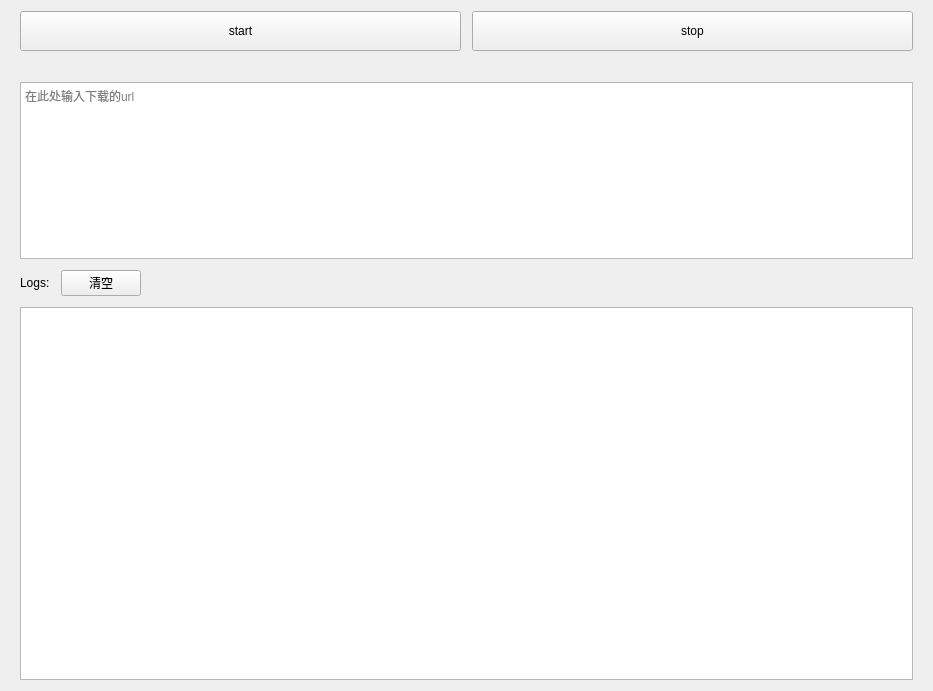
<?xml version="1.0" encoding="UTF-8"?>
<ui version="4.0">
 <class>Form</class>
 <widget class="QWidget" name="Form">
  <property name="geometry">
   <rect>
    <x>0</x>
    <y>0</y>
    <width>933</width>
    <height>691</height>
   </rect>
  </property>
  <property name="windowTitle">
   <string>Form</string>
  </property>
  <layout class="QVBoxLayout" name="verticalLayout">
   <item>
    <widget class="QWidget" name="widget" native="true">
     <property name="minimumSize">
      <size>
       <width>200</width>
       <height>0</height>
      </size>
     </property>
     <layout class="QVBoxLayout" name="verticalLayout_2">
      <property name="spacing">
       <number>11</number>
      </property>
      <property name="topMargin">
       <number>0</number>
      </property>
      <property name="bottomMargin">
       <number>0</number>
      </property>
      <item>
       <layout class="QHBoxLayout" name="horizontalLayout">
        <property name="bottomMargin">
         <number>20</number>
        </property>
        <item>
         <widget class="QPushButton" name="pushButton_start">
          <property name="minimumSize">
           <size>
            <width>0</width>
            <height>40</height>
           </size>
          </property>
          <property name="text">
           <string>start</string>
          </property>
         </widget>
        </item>
        <item>
         <widget class="QPushButton" name="pushButton_stop">
          <property name="minimumSize">
           <size>
            <width>0</width>
            <height>40</height>
           </size>
          </property>
          <property name="text">
           <string>stop</string>
          </property>
          <property name="autoRepeatDelay">
           <number>300</number>
          </property>
         </widget>
        </item>
       </layout>
      </item>
      <item>
       <widget class="QTextEdit" name="textEdit_json">
        <property name="styleSheet">
         <string notr="true">    min-height:/*hdpi*/ 175px;
    max-height:/*hdpi*/ 175px;</string>
        </property>
        <property name="acceptRichText">
         <bool>false</bool>
        </property>
        <property name="placeholderText">
         <string>在此处输入下载的url</string>
        </property>
       </widget>
      </item>
      <item>
       <layout class="QHBoxLayout" name="horizontalLayout_2">
        <property name="leftMargin">
         <number>0</number>
        </property>
        <item>
         <widget class="QLabel" name="label_2">
          <property name="text">
           <string>Logs:</string>
          </property>
         </widget>
        </item>
        <item>
         <widget class="QPushButton" name="pushButton_clear">
          <property name="sizePolicy">
           <sizepolicy hsizetype="Fixed" vsizetype="Fixed">
            <horstretch>0</horstretch>
            <verstretch>0</verstretch>
           </sizepolicy>
          </property>
          <property name="text">
           <string>清空</string>
          </property>
         </widget>
        </item>
        <item>
         <spacer name="horizontalSpacer">
          <property name="orientation">
           <enum>Qt::Horizontal</enum>
          </property>
          <property name="sizeHint" stdset="0">
           <size>
            <width>40</width>
            <height>20</height>
           </size>
          </property>
         </spacer>
        </item>
       </layout>
      </item>
      <item>
       <widget class="QTextEdit" name="textEdit_log">
        <property name="readOnly">
         <bool>true</bool>
        </property>
        <property name="acceptRichText">
         <bool>false</bool>
        </property>
       </widget>
      </item>
     </layout>
    </widget>
   </item>
  </layout>
 </widget>
 <resources/>
 <connections/>
</ui>
